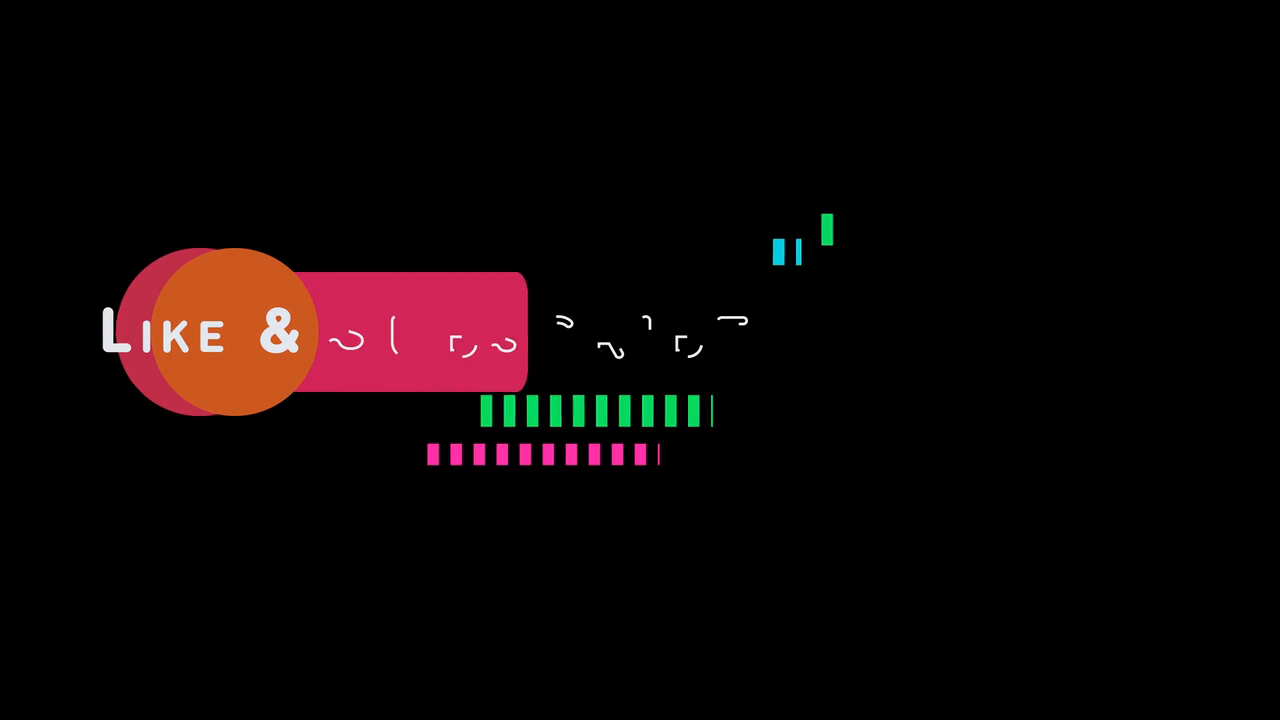
#> input picture frame 36 of Notes/sample_images/test1.mp4, 1280 x 720 px, given in place of the camera
$ python motion_detection.py
#> lines starting #> are read from the running program, lines starting #| are printed output that depends on the picture; after the words box and inside, x2 and y2 are one past the last pixel; in counts of white or black regions, pixels touching at a corner belong together; long printed decimals are rounded
# Dan Blanchette
# Machine Vision
# Credits: https://sokacoding.medium.com/simple-motion-detection-with-python-and-opencv-for-beginners-cdd4579b2319
# Assignment 4: Motion Detector
'''This program will activate a webcam once
   motion is detected then place a bouding
   box around the source of the foreground
   motion. It will also record a video for
   240 frames then produce a .mp4 file.
'''

import cv2 as cv
import numpy as np


video_cap = cv.VideoCapture(0)

first_frame = video_cap.read()

result = 0
first_val = True
last_mean = 0
motion = False
frame_record_count = 0
# setup codecs and resolution for video recording
fourcc = cv.VideoWriter_fourcc(*'mp4v')
vid_file = cv.VideoWriter('output.mp4', fourcc, 20.0, (640, 480))

# first frame recorded used as a reference value for bouding box
prev_gray = cv.cvtColor(first_frame[1], cv.COLOR_BGR2GRAY)
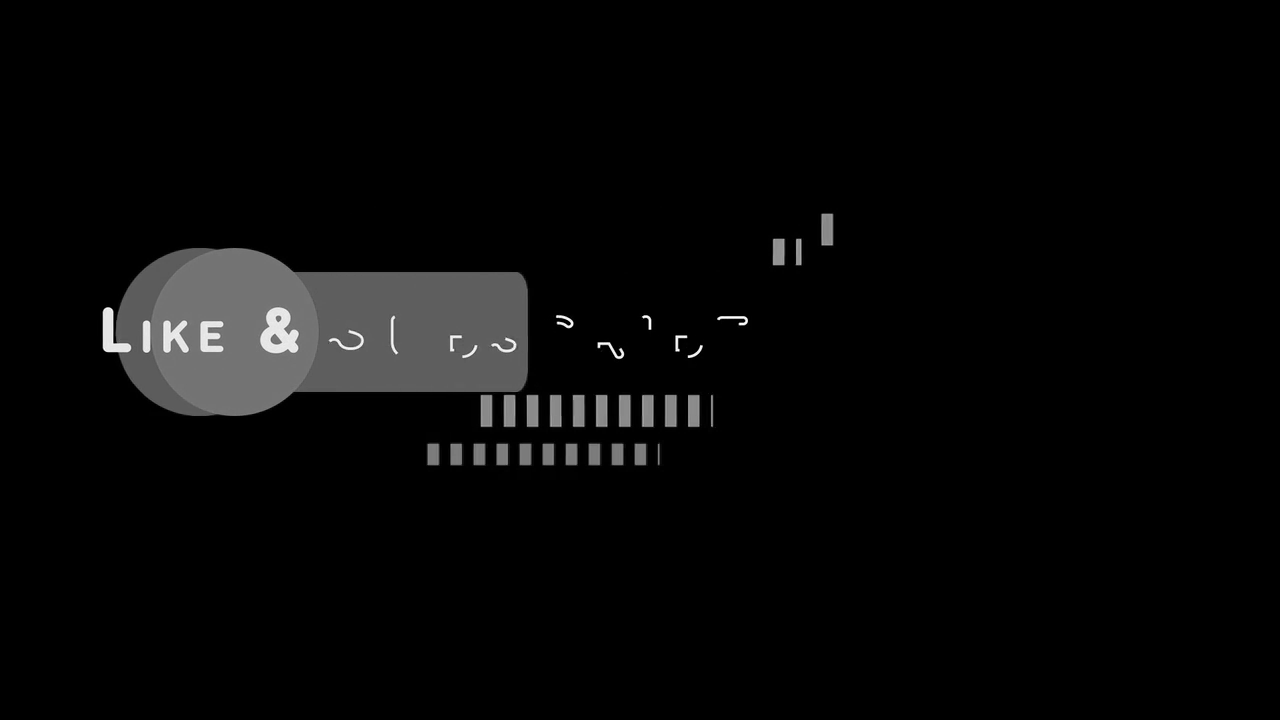
#> prev_gray: shape (720, 1280); min 0, max 255, mean 7.7

key = ord('r')


while key != ord('s') or frame_record_count == 240:
   frame = video_cap.read()
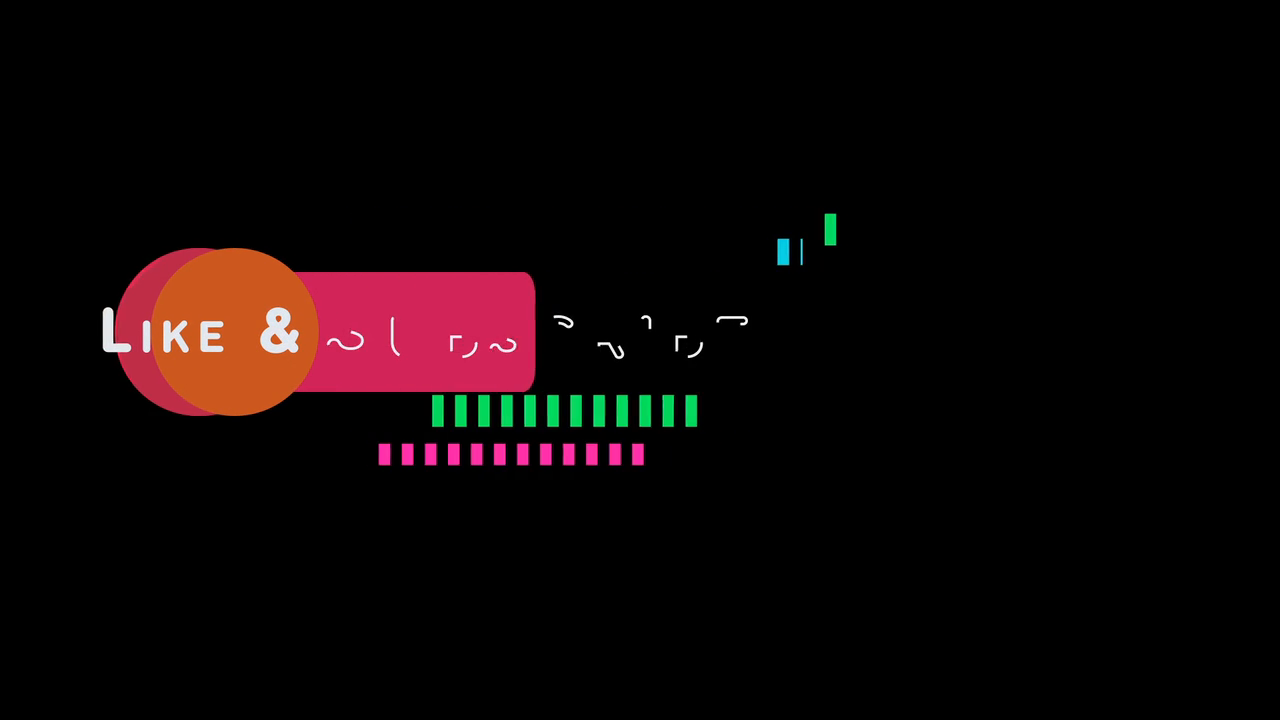
#> input picture frame 37 of Notes/sample_images/test1.mp4, 1280 x 720 px, given in place of the camera
   gray = cv.cvtColor(frame[1], cv.COLOR_BGR2GRAY)
   # Compute the absolute difference between current and previous frames
   frame_diff = cv.absdiff(prev_gray, gray)

   _, thresh = cv.threshold(frame_diff, 25, 255, cv.THRESH_BINARY)
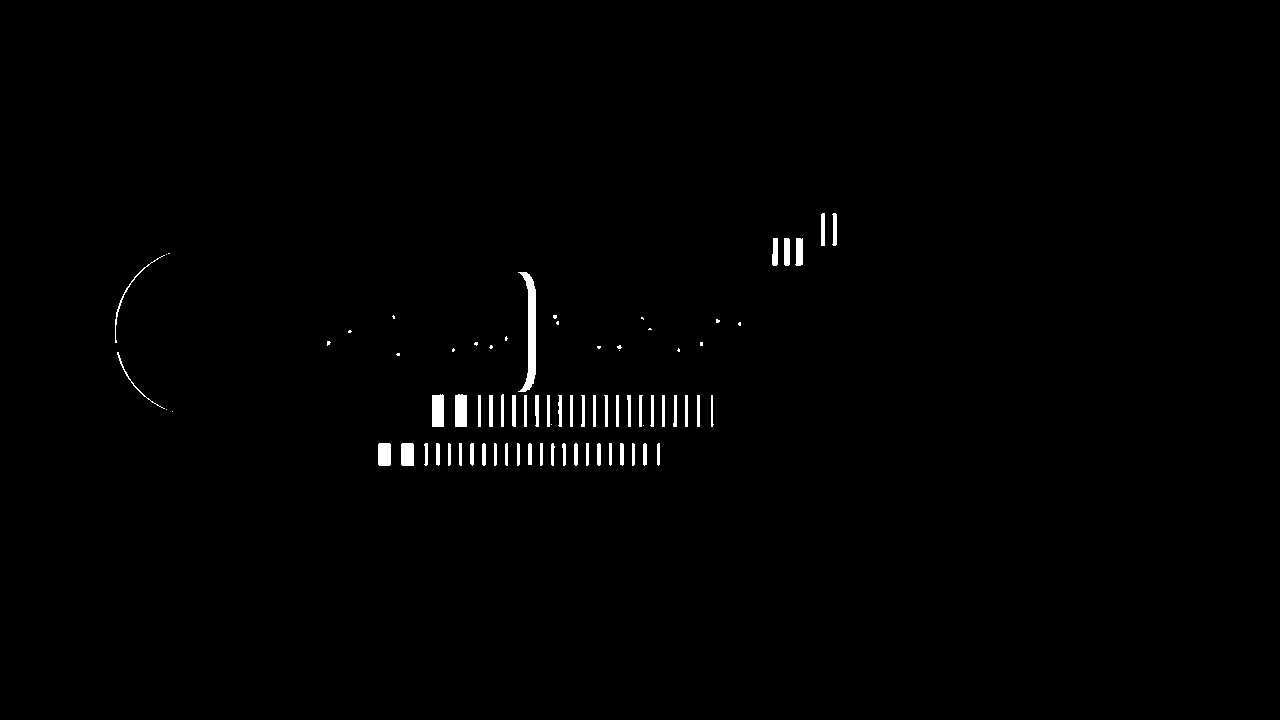
#> thresh: shape (720, 1280); 0.79% white; 79 white regions (25 under 20 px), largest, box (x1, y1, x2, y2) and area: (518, 272, 536, 392) 970, (455, 394, 467, 427) 388, (432, 394, 444, 427) 386

   dilated = cv.dilate(thresh, None, iterations=2)
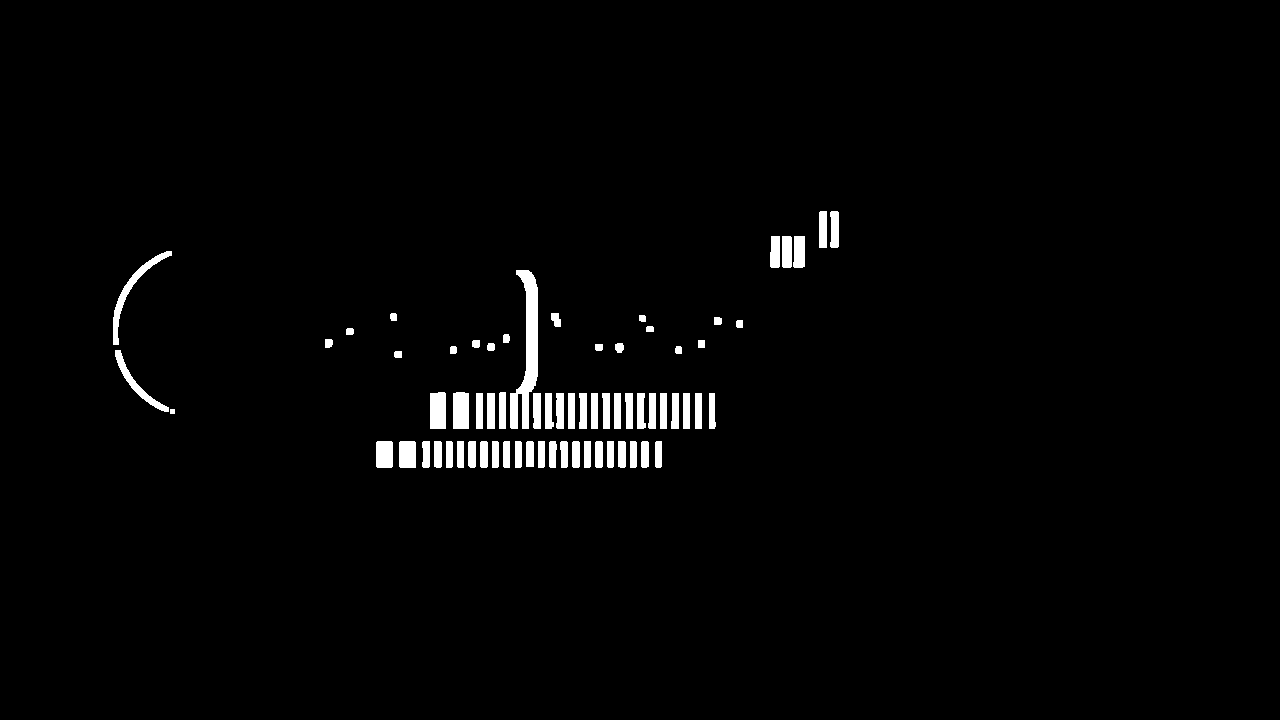
#> dilated: shape (720, 1280); 1.9% white; 70 white regions, largest, box (x1, y1, x2, y2) and area: (510, 270, 538, 429) 2109, (113, 251, 172, 345) 755, (453, 392, 469, 429) 585

   non_zero_pixels = np.where(dilated > 0)
#> non_zero_pixels = 17170 positions, rows 211 to 467, columns 113 to 838
   if len(non_zero_pixels[0]) > 0 and len(non_zero_pixels[1]) > 0:
      x_min = np.min(non_zero_pixels[1])
#> x_min = 113
      x_max = np.max(non_zero_pixels[1])
#> x_max = 838
      y_min = np.min(non_zero_pixels[0])
#> y_min = 211
      y_max = np.max(non_zero_pixels[0])
#> y_max = 467

      # Shrink the bounding box by a percentage
      box_width = x_max - x_min
#> box_width = 725
      box_height = y_max - y_min
#> box_height = 256
      shrink_factor = 0.1  # 10% smaller bounding box
      shrink_x = int(box_width * shrink_factor / 2)
#> shrink_x = 36
      shrink_y = int(box_height * shrink_factor / 2)
#> shrink_y = 12

      x_min = max(0, x_min + shrink_x)
#> x_min = 149
      y_min = max(0, y_min + shrink_y)
#> y_min = 223
      x_max = min(frame[1].shape[1], x_max - shrink_x)
#> x_max = 802
      y_max = min(frame[1].shape[0], y_max - shrink_y)
#> y_max = 455
      # Draw the Box
      cv.rectangle(frame[1], (x_min, y_min), (x_max, y_max), (0, 255, 0), 2)

   # calculate the mean difference between
   # recent grayscaled frames and the one before it
   result = np.abs(np.mean(frame[1]) - last_mean)
#> result = 8.67
   print(result)
#| 8.671
   last_mean = np.mean(frame[1])
#> last_mean = 8.67


   # branching condition to not read
   # webcam initializing frame as a
   # false positive value for video
   # recording.
   if first_val:
      first_val = False
      pass
   else:
      # if webcam's calculated mean value exceeds 0.3
      # (arbitrary depending on webcam performance
      # and resolution)
      if result > 0.5:
         print("motion detected")
         motion = True
      if motion:
         print("started recording")
         cv.imshow("Motion Detected", frame[1])
         prev_gray = gray.copy()
         vid_file.write(frame[1])
         frame_record_count = frame_record_count + 1

   key = cv.waitKey(1)
#> (key Esc is pressed here)


   if (frame_record_count == 240):
      break

video_cap.release()
cv.destroyAllWindows()
